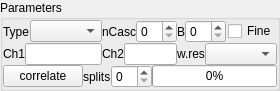
<?xml version="1.0" encoding="UTF-8"?>
<ui version="4.0">
 <class>Form</class>
 <widget class="QWidget" name="Form">
  <property name="geometry">
   <rect>
    <x>0</x>
    <y>0</y>
    <width>267</width>
    <height>84</height>
   </rect>
  </property>
  <property name="windowTitle">
   <string>Form</string>
  </property>
  <layout class="QVBoxLayout" name="verticalLayout">
   <property name="spacing">
    <number>0</number>
   </property>
   <property name="margin">
    <number>0</number>
   </property>
   <item>
    <widget class="QGroupBox" name="groupBox">
     <property name="title">
      <string>Parameters</string>
     </property>
     <layout class="QGridLayout" name="gridLayout">
      <property name="margin">
       <number>0</number>
      </property>
      <property name="spacing">
       <number>0</number>
      </property>
      <item row="2" column="1">
       <layout class="QHBoxLayout" name="horizontalLayout_2">
        <property name="spacing">
         <number>0</number>
        </property>
        <item>
         <widget class="QLabel" name="label_6">
          <property name="text">
           <string>Ch1</string>
          </property>
         </widget>
        </item>
        <item>
         <widget class="QLineEdit" name="lineEdit_4">
          <property name="text">
           <string/>
          </property>
         </widget>
        </item>
       </layout>
      </item>
      <item row="2" column="2">
       <layout class="QHBoxLayout" name="horizontalLayout_3">
        <property name="spacing">
         <number>0</number>
        </property>
        <item>
         <widget class="QLabel" name="label_7">
          <property name="text">
           <string>Ch2</string>
          </property>
         </widget>
        </item>
        <item>
         <widget class="QLineEdit" name="lineEdit_5">
          <property name="text">
           <string/>
          </property>
         </widget>
        </item>
       </layout>
      </item>
      <item row="0" column="8">
       <widget class="QCheckBox" name="checkBox">
        <property name="text">
         <string>Fine</string>
        </property>
        <property name="checked">
         <bool>false</bool>
        </property>
       </widget>
      </item>
      <item row="2" column="5" colspan="4">
       <layout class="QHBoxLayout" name="horizontalLayout_4">
        <property name="spacing">
         <number>0</number>
        </property>
        <item>
         <widget class="QLabel" name="label_2">
          <property name="text">
           <string>w.res</string>
          </property>
         </widget>
        </item>
        <item>
         <widget class="QComboBox" name="comboBox_3">
          <property name="sizePolicy">
           <sizepolicy hsizetype="Expanding" vsizetype="Fixed">
            <horstretch>0</horstretch>
            <verstretch>0</verstretch>
           </sizepolicy>
          </property>
         </widget>
        </item>
       </layout>
      </item>
      <item row="3" column="1" colspan="11">
       <layout class="QHBoxLayout" name="horizontalLayout">
        <property name="spacing">
         <number>0</number>
        </property>
        <item>
         <widget class="QPushButton" name="pushButton_3">
          <property name="text">
           <string>correlate</string>
          </property>
         </widget>
        </item>
        <item>
         <widget class="QLabel" name="label_11">
          <property name="text">
           <string>splits</string>
          </property>
         </widget>
        </item>
        <item>
         <widget class="QSpinBox" name="spinBox"/>
        </item>
        <item>
         <widget class="QProgressBar" name="progressBar">
          <property name="value">
           <number>0</number>
          </property>
          <property name="alignment">
           <set>Qt::AlignCenter</set>
          </property>
         </widget>
        </item>
       </layout>
      </item>
      <item row="0" column="2" colspan="2">
       <layout class="QHBoxLayout" name="horizontalLayout_5">
        <property name="spacing">
         <number>0</number>
        </property>
        <item>
         <widget class="QLabel" name="label_3">
          <property name="sizePolicy">
           <sizepolicy hsizetype="Fixed" vsizetype="Preferred">
            <horstretch>0</horstretch>
            <verstretch>0</verstretch>
           </sizepolicy>
          </property>
          <property name="text">
           <string>nCasc</string>
          </property>
         </widget>
        </item>
        <item>
         <widget class="QSpinBox" name="spinBox_2"/>
        </item>
       </layout>
      </item>
      <item row="0" column="5">
       <layout class="QHBoxLayout" name="horizontalLayout_6">
        <property name="spacing">
         <number>0</number>
        </property>
        <item>
         <widget class="QLabel" name="label_4">
          <property name="sizePolicy">
           <sizepolicy hsizetype="Fixed" vsizetype="Preferred">
            <horstretch>0</horstretch>
            <verstretch>0</verstretch>
           </sizepolicy>
          </property>
          <property name="text">
           <string>B</string>
          </property>
         </widget>
        </item>
        <item>
         <widget class="QSpinBox" name="spinBox_3"/>
        </item>
       </layout>
      </item>
      <item row="0" column="1">
       <layout class="QHBoxLayout" name="horizontalLayout_7">
        <property name="spacing">
         <number>0</number>
        </property>
        <item>
         <widget class="QLabel" name="label_8">
          <property name="text">
           <string>Type</string>
          </property>
         </widget>
        </item>
        <item>
         <widget class="QComboBox" name="comboBox_2">
          <property name="sizePolicy">
           <sizepolicy hsizetype="Expanding" vsizetype="Fixed">
            <horstretch>0</horstretch>
            <verstretch>0</verstretch>
           </sizepolicy>
          </property>
         </widget>
        </item>
       </layout>
      </item>
     </layout>
    </widget>
   </item>
  </layout>
 </widget>
 <resources/>
 <connections/>
</ui>
